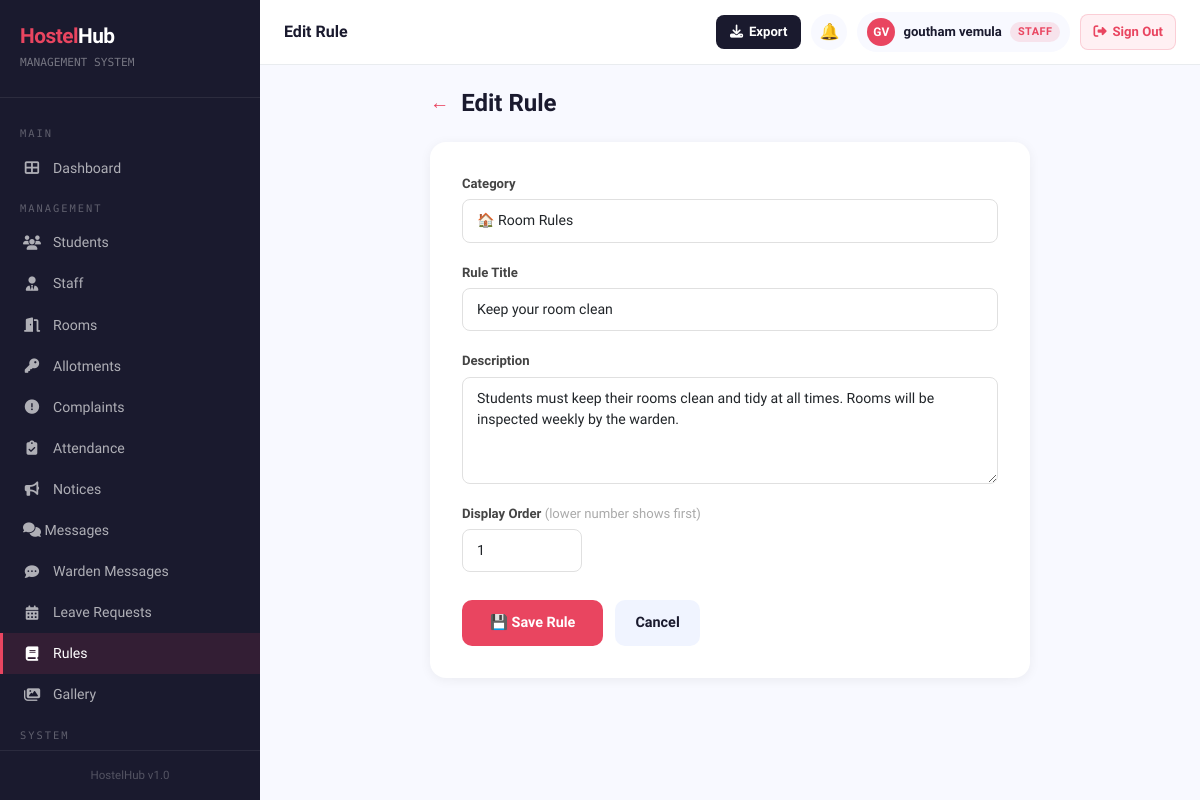
/rules/1/edit/ (signed in), run on the app's committed database.
### hostelapp/models.py (models this page shows, shortened)
class HostelRule(models.Model):
    CATEGORY_CHOICES = [
        ('room',         'Room Rules'),
        ('visitor',      'Visitor Rules'),
        ('fee',          'Fee Rules'),
        ('disciplinary', 'Disciplinary Rules'),
        ('gate',         'Gate Timing Rules'),
        ('wifi',         'Internet/WiFi Rules'),
        ('leave',        'Holiday/Leave Rules'),
        ('emergency',    'Emergency Rules'),
    ]
    category    = models.CharField(max_length=20, choices=CATEGORY_CHOICES)
    title       = models.CharField(max_length=200)
    description = models.TextField()
    order       = models.PositiveIntegerField(default=0)
    is_active   = models.BooleanField(default=True)
    created_at  = models.DateTimeField(auto_now_add=True)
    updated_at  = models.DateTimeField(auto_now=True)
    class Meta:
        ordering = ['category', 'order', 'created_at']

### hostelapp/views.py (the view, shortened to what this page needs)
# urls.py: path('rules/<int:pk>/edit/', views.rule_edit, name='rule_edit'),
@login_required
def rule_edit(request, pk):
    if not is_admin(request.user):
        messages.error(request, 'Access denied.')
        return redirect('rules_list')
    rule = get_object_or_404(HostelRule, pk=pk)
    return render(request, 'hostelapp/rule_form.html', {
        'categories': RULE_CATEGORIES,
        'rule':  rule,
        'title': 'Edit Rule',
    })

### hostelapp/context_processors.py (called while the page is built, shortened)
def unread_notices(request):
    if not request.user.is_authenticated:
        return {'unread_notice_count': 0}
    if request.user.is_staff or request.user.is_superuser:
        return {'unread_notice_count': 0}

### hostelapp/views.py (called while the page is built, shortened)
def is_admin(user):
    if user.is_superuser or user.is_staff:
        return True

### hostelapp/templates/hostelapp/rule_form.html (shortened to what this page needs)
{% extends 'hostelapp/base.html' %}
{% block page_title %}{{ title }}
{% endblock %}
{% block content %}
<div style="max-width:600px;margin:0 auto;">
    <div style="display:flex;align-items:center;gap:12px;margin-bottom:24px;">
        <a href="{% url 'rules_list' %}" style="color:#e94560;text-decoration:none;font-size:1.2rem;">←</a>
        <h4 style="font-weight:800;color:#1a1a2e;margin:0;">{{ title }}</h4>
    </div>
    <div style="background:#fff;border-radius:16px;box-shadow:0 2px 12px rgba(0,0,0,0.06);padding:32px;">
        <form method="post">
            <div style="margin-bottom:20px;">
                <label style="font-weight:700;font-size:0.82rem;color:#444;margin-bottom:6px;display:block;">Category</label>
                <select name="category" class="form-control" required>
                    {% for cat, label, icon in categories %}
                    <option value="{{ cat }}" {% if rule.category == cat %}selected{% endif %}>
                        {{ icon }} {{ label }}
                    </option>
                    {% endfor %}
                </select>
            </div>
            <div style="margin-bottom:20px;">
                <label style="font-weight:700;font-size:0.82rem;color:#444;margin-bottom:6px;display:block;">Rule Title</label>
                <input type="text" name="title" class="form-control"
                       value="{{ rule.title|default:'' }}"
                       placeholder="e.g. Gate closing time is 10 PM" required>
            </div>
            <div style="margin-bottom:20px;">
                <label style="font-weight:700;font-size:0.82rem;color:#444;margin-bottom:6px;display:block;">Description</label>
                <textarea name="description" class="form-control" rows="4"
                          placeholder="Explain the rule in detail..." required>{{ rule.description|default:'' }}</textarea>
            </div>
            <div style="margin-bottom:28px;">
                <label style="font-weight:700;font-size:0.82rem;color:#444;margin-bottom:6px;display:block;">
                    Display Order <span style="color:#aaa;font-weight:400;">(lower number shows first)</span>
                </label>
                <input type="number" name="order" class="form-control"
                       value="{{ rule.order|default:'0' }}" min="0" style="width:120px;">
            </div>
            <div style="display:flex;gap:12px;">
                <button type="submit"
                    style="background:#e94560;color:#fff;border:none;border-radius:10px;
                           padding:12px 28px;font-weight:700;font-size:0.9rem;cursor:pointer;">
                    💾 Save Rule
                </button>
                <a href="{% url 'rules_list' %}"
                   style="background:#f0f4ff;color:#1a1a2e;border-radius:10px;padding:12px 20px;
                          font-weight:600;font-size:0.9rem;text-decoration:none;display:inline-block;">
                    Cancel
                </a>
            </div>
        </form>
    </div>
</div>
{% endblock %}

### hostelapp/templates/hostelapp/base.html (shortened to what this page needs)
<!DOCTYPE html>
<html lang="en">
<head>
    <link href="https://cdn.jsdelivr.net/npm/bootstrap@5.3.0/dist/css/bootstrap.min.css" rel="stylesheet">
    <link href="https://cdnjs.cloudflare.com/ajax/libs/font-awesome/6.4.0/css/all.min.css" rel="stylesheet">
</head>
<body>
{% if user.is_authenticated %}
<div class="sidebar" id="sidebar">
    <div class="sidebar-brand">
        <h4><span>Hostel</span>Hub</h4>
        <small>MANAGEMENT SYSTEM</small>
    </div>
    <nav class="sidebar-nav">
        <div class="nav-section-label">Main</div>
        <a href="{% url 'dashboard' %}" class="{% if request.resolver_match.url_name == 'dashboard' %}active{% endif %}">
            <i class="fas fa-th-large"></i> Dashboard
        </a>
        {% if user.is_staff or user.is_superuser or perms.hostelapp.change_room or perms.hostelapp.add_roomallotment or perms.hostelapp.change_complaint or perms.hostelapp.view_studentprofile %}
        {% if user.is_superuser %}
        <div class="nav-section-label">Management</div>
        <a href="{% url 'student_list' %}" class="{% if 'student' in request.resolver_match.url_name %}active{% endif %}">
            <i class="fas fa-users"></i> Students
        </a>
        <a href="{% url 'staff_list' %}" class="{% if 'staff' in request.resolver_match.url_name %}active{% endif %}">
            <i class="fas fa-user-tie"></i> Staff
        </a>
        <a href="{% url 'room_list' %}" class="{% if 'room' in request.resolver_match.url_name %}active{% endif %}">
            <i class="fas fa-door-open"></i> Rooms
        </a>
        <a href="{% url 'allotment_list' %}" class="{% if 'allotment' in request.resolver_match.url_name %}active{% endif %}">
            <i class="fas fa-key"></i> Allotments
        </a>
        <a href="{% url 'complaint_list' %}" class="{% if 'complaint' in request.resolver_match.url_name %}active{% endif %}">
            <i class="fas fa-exclamation-circle"></i> Complaints
        </a>
        <a href="{% url 'attendance_list' %}" {% if request.resolver_match.url_name == 'attendance_list' or request.resolver_match.url_name == 'attendance_report' %}class="active"{% endif %}>
            <i class="fas fa-clipboard-check"></i> Attendance
        </a>
        <a href="{% url 'notice_list' %}" class="{% if 'notice' in request.resolver_match.url_name %}active{% endif %}">
            <i class="fas fa-bullhorn"></i> Notices
        </a>
        <a href="{% url 'inbox' %}" class="{% if request.resolver_match.url_name == 'inbox' or request.resolver_match.url_name == 'chat' %}active{% endif %}" style="justify-content:space-between;">
            <span><i class="fas fa-comments"></i> Messages</span>
        </a>
        <a href="{% url 'warden_inbox' %}" class="{% if request.resolver_match.url_name == 'warden_inbox' or request.resolver_match.url_name == 'warden_chat' %}active{% endif %}">
            <i class="fas fa-comment-dots"></i> Warden Messages
        </a>
        <a href="{% url 'leave_list' %}" class="{% if 'leave' in request.resolver_match.url_name %}active{% endif %}">
            <i class="fas fa-calendar-alt"></i> Leave Requests
        </a>
        <a href="{% url 'rules_list' %}" class="{% if 'rule' in request.resolver_match.url_name %}active{% endif %}">
            <i class="fas fa-book"></i> Rules
        </a>
        <a href="{% url 'gallery' %}" class="{% if 'gallery' in request.resolver_match.url_name %}active{% endif %}">
            <i class="fas fa-images"></i> Gallery
        </a>
        <div class="nav-section-label">System</div>
        {% endif %}
        {% endif %}
    </nav>
    <div class="sidebar-footer">
        <div style="font-size:0.72rem;color:rgba(255,255,255,0.25);text-align:center;">HostelHub v1.0</div>
    </div>
</div>
<div class="main-content">
    <div class="topbar">
        <div class="topbar-left">
            <h5>{% block page_title %}Dashboard{% endblock %}</h5>
        </div>
        <div class="topbar-right">
            {% if user.is_authenticated and user.is_staff or user.is_authenticated and user.is_superuser %}
            <button class="export-topbar-btn" onclick="document.getElementById('exportModal').style.display='flex'" title="Export Data">
                <i class="fas fa-download"></i>
                <span class="btn-label">Export</span>
            </button>
            {% endif %}
            <div style="position:relative;">
                <a href="{% url 'notifications_list' %}" class="topbar-icon-btn" title="Notifications">🔔</a>
            </div>
            {% if user.is_authenticated and not user.is_staff and not user.is_superuser %}
            <a href="{% url 'profile' %}" style="text-decoration:none;">
            {% else %}
            <a href="{% url 'admin_profile' %}" style="text-decoration:none;">
            {% endif %}
                <div class="user-badge">
                    {% if user.is_authenticated and not user.is_staff and not user.is_superuser %}
                        {% with profile=user.student_profile %}
                        {% if profile.profile_photo %}
                        <img src="{{ profile.profile_photo.url }}" style="width:28px;height:28px;border-radius:50%;object-fit:cover;border:2px solid #e94560;">
                        {% else %}
                        <div class="avatar">{{ user.first_name|first|upper }}{{ user.last_name|first|upper }}</div>
                        {% endif %}
                        {% endwith %}
                    {% else %}
                    <div class="avatar">{{ user.first_name|first|upper }}{{ user.last_name|first|upper }}</div>
                    {% endif %}
                    <span class="user-name">{{ user.get_full_name|default:user.username }}</span>
                    {% if user.is_staff or user.is_superuser %}
                    <span class="badge-admin hide-mobile">Staff</span>
                    {% endif %}
                </div>
            </a>
            <form method="post" action="{% url 'logout' %}" style="margin:0;">
                <button type="submit"
                   style="display:flex;align-items:center;gap:6px;background:#fff0f3;color:#e94560;
                          padding:7px 12px;border-radius:8px;font-size:0.82rem;cursor:pointer;
                          font-weight:700;border:1.5px solid rgba(233,69,96,0.2);transition:all 0.2s;
                          flex-shrink:0;font-family:'Sora',sans-serif;"
                   onmouseover="this.style.background='#e94560';this.style.color='#fff'"
                   onmouseout="this.style.background='#fff0f3';this.style.color='#e94560'">
                    <i class="fas fa-sign-out-alt"></i>
                    <span class="signout-text">Sign Out</span>
                </button>
            </form>
        </div>
    </div>
    <div class="content-area">
        {% block content %}{% endblock %}
    </div>
</div>
{% else %}
{% block public_content %}{% endblock %}
{% endif %}
</body>
</html>

### hostelapp/templates/hostelapp/base.html (style rules this page uses)
:root { --primary: #1a1a2e; --accent: #e94560; --accent2: #0f3460; --bg: #f8f9ff; --card-bg: #ffffff; --text: #2d2d2d; --muted: #6c757d; --success: #10b981; --warning: #f59e0b; --danger: #ef4444; --sidebar-w: 260px; }
* { box-sizing: border-box; }
body { font-family: 'Sora', sans-serif; background: var(--bg); color: var(--text); margin: 0; }
.sidebar { width: var(--sidebar-w); height: 100vh; position: fixed; top: 0; left: 0; background: var(--primary); display: flex; flex-direction: column; z-index: 1000; transition: transform 0.3s ease; }
.sidebar-brand { padding: 24px 20px; border-bottom: 1px solid rgba(255,255,255,0.08); }
.sidebar-brand h4 { color: #fff; font-weight: 700; margin: 0; font-size: 1.3rem; letter-spacing: -0.5px; }
.sidebar-brand span { color: var(--accent); }
.sidebar-brand small { color: rgba(255,255,255,0.4); font-size: 0.7rem; font-family: 'DM Mono', monospace; }
.sidebar-nav { flex: 1; padding: 16px 0; overflow-y: auto; }
.nav-section-label { color: rgba(255,255,255,0.3); font-size: 0.65rem; letter-spacing: 2px; text-transform: uppercase; padding: 12px 20px 6px; font-family: 'DM Mono', monospace; }
.sidebar-nav a { display: flex; align-items: center; gap: 12px; padding: 10px 20px; color: rgba(255,255,255,0.65); text-decoration: none; font-size: 0.88rem; transition: all 0.2s; border-left: 3px solid transparent; }
.sidebar-nav a:hover, .sidebar-nav a.active { color: #fff; background: rgba(233,69,96,0.12); border-left-color: var(--accent); }
.sidebar-nav a i { width: 18px; text-align: center; font-size: 0.9rem; }
.sidebar-footer { padding: 16px 20px; border-top: 1px solid rgba(255,255,255,0.08); }
.main-content { margin-left: var(--sidebar-w); min-height: 100vh; }
.topbar { background: #fff; padding: 12px 24px; border-bottom: 1px solid #e9ecef; display: flex; align-items: center; justify-content: space-between; position: sticky; top: 0; z-index: 100; gap: 12px; }
.topbar-left { display: flex; align-items: center; gap: 12px; min-width: 0; }
.topbar-left h5 { margin: 0; font-weight: 600; font-size: 1rem; color: var(--primary); white-space: nowrap; overflow: hidden; text-overflow: ellipsis; }
.topbar-right { display: flex; align-items: center; gap: 10px; flex-shrink: 0; }
.topbar-icon-btn { width: 36px; height: 36px; background: #f8f9ff; border-radius: 50%; display: flex; align-items: center; justify-content: center; text-decoration: none; font-size: 1rem; border: 1px solid #e9ecef; transition: all 0.2s; cursor: pointer; border: none; position: relative; flex-shrink: 0; }
.export-topbar-btn { display: flex; align-items: center; gap: 6px; background: var(--primary); color: #fff; border: none; border-radius: 8px; padding: 7px 14px; font-size: 0.82rem; font-weight: 700; cursor: pointer; font-family: 'Sora', sans-serif; transition: all 0.2s; flex-shrink: 0; }
.user-badge { display: flex; align-items: center; gap: 8px; background: var(--bg); padding: 6px 10px; border-radius: 50px; font-size: 0.82rem; font-weight: 600; color: var(--primary); }
.user-badge .avatar { width: 28px; height: 28px; background: var(--accent); border-radius: 50%; display: flex; align-items: center; justify-content: center; color: #fff; font-size: 0.75rem; font-weight: 700; flex-shrink: 0; }
.badge-admin { background: rgba(233,69,96,0.12); color: var(--accent); padding: 2px 8px; border-radius: 20px; font-size: 0.68rem; font-weight: 700; letter-spacing: 0.5px; text-transform: uppercase; }
.content-area { padding: 24px; }
.form-control, .form-select { border: 1px solid #e0e0e0; border-radius: 8px; padding: 10px 14px; font-size: 0.88rem; transition: border-color 0.2s, box-shadow 0.2s; }

### data on the page
HostelRule: category "🏠 Room Rules", title "Keep your room clean", description "Students must keep their rooms clean and tidy at all times. Rooms will be inspected weekly by the warden.", order "1"

### other printed values
{{ title }} "Edit Rule"
{{ user.first_name|first|upper }} "G"
{{ user.last_name|first|upper }} "V"
{{ user.get_full_name|default:user.username }} "goutham vemula"
